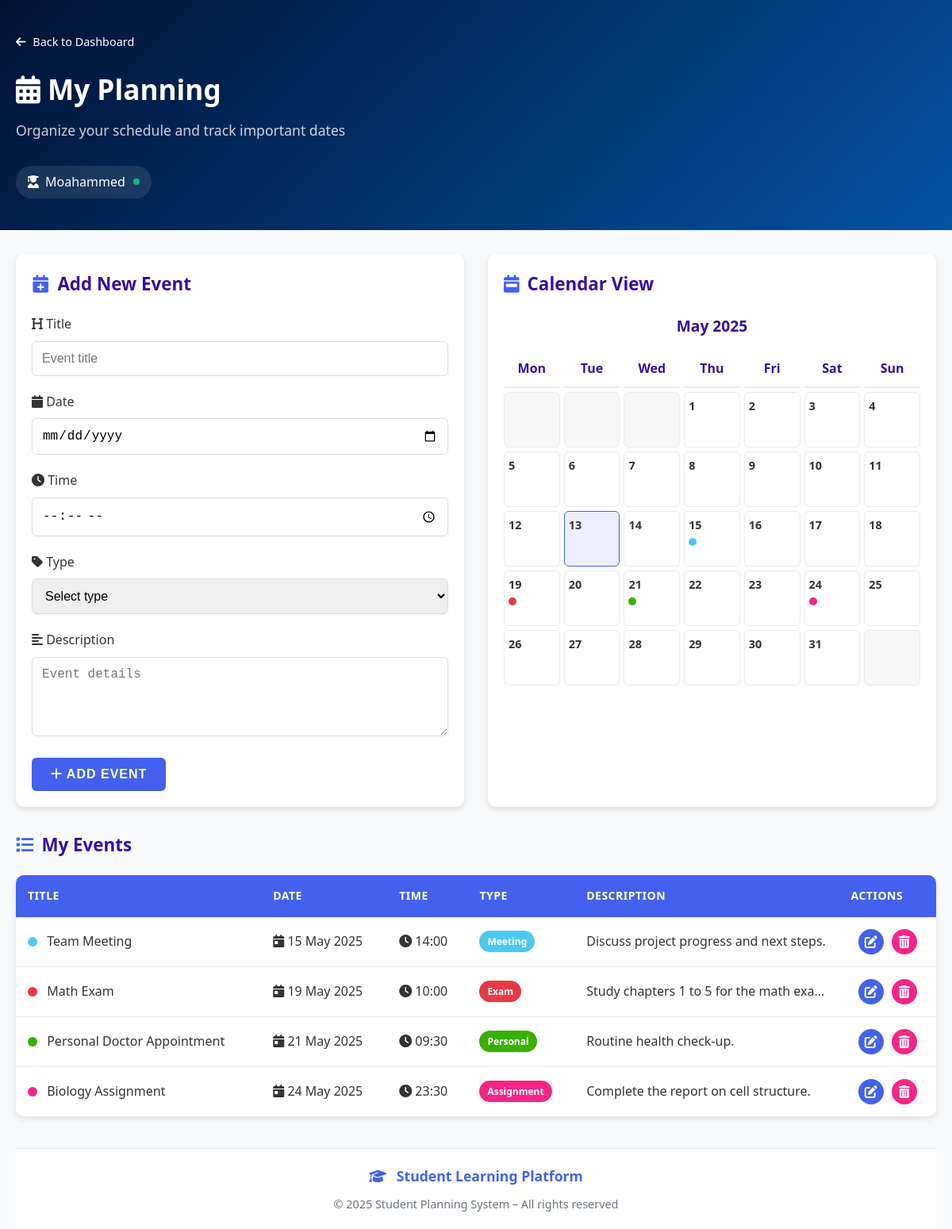
The app's page /student/planning/planning_student.php (signed in) with its own data.
### tables this page shows
CREATE TABLE `student` (
  `id` int(11) NOT NULL,
  `username` varchar(100) NOT NULL,
  `password` varchar(100) NOT NULL,
  `name` varchar(100) NOT NULL,
  `id_admin` int(11) NOT NULL
);

CREATE TABLE `planning` (
  `id` int(11) NOT NULL,
  `student_id` int(11) DEFAULT NULL,
  `event_title` varchar(100) DEFAULT NULL,
  `event_date` date DEFAULT NULL,
  `event_time` time DEFAULT NULL,
  `event_type` varchar(50) DEFAULT NULL,
  `event_description` text DEFAULT NULL
);

### student/planning/planning_student.php (the view, shortened to what this page needs)
<?php
include '../../config/connectiondb.php';
$student_id = $_SESSION['student_id'];
$today = date('Y-m-d');
$stmt = $conn->prepare("SELECT * FROM planning WHERE student_id = ? ORDER BY event_date, event_time");
$stmt->bind_param("i", $student_id);
$stmt->execute();
$result = $stmt->get_result();
$events = $result->fetch_all(MYSQLI_ASSOC);
$calendar_events = [];
foreach ($events as $event) {
    $date = $event['event_date'];
    if (!isset($calendar_events[$date])) {
        $calendar_events[$date] = [];
    }
    $calendar_events[$date][] = $event;
}
$stmt = $conn->prepare("SELECT name FROM student WHERE id = ?");
$stmt->bind_param("i", $student_id);
$stmt->execute();
$student_result = $stmt->get_result();
$student = $student_result->fetch_assoc();
$student_name = $student ? $student['name'] : $_SESSION['student_username'];
?>
<!DOCTYPE html>
<html lang="en">
<head>
    <link rel="stylesheet" href="https://cdnjs.cloudflare.com/ajax/libs/font-awesome/6.4.0/css/all.min.css">
    <link rel="stylesheet" href="../../assets/css/student/planning_style.css">
</head>
<body>
    <div class="header-banner">
        <div class="header-content">
            <a href="../student_dashboard.php" class="back-link">
                <i class="fas fa-arrow-left"></i> Back to Dashboard
            </a>
            <h1><i class="fas fa-calendar-alt"></i> My Planning</h1>
            <p class="subtitle">Organize your schedule and track important dates</p>
            <div class="user-status">
                <i class="fas fa-user-graduate"></i> <?php echo htmlspecialchars($student_name); ?>
                <span class="status-dot"></span>
            </div>
        </div>
    </div>
    <div class="container">
        <div class="dashboard-grid">
            <section class="section-header">
                <h3>
                    <i class="fas fa-calendar-plus"></i>
                    <?php echo isset($edit_event) ? 'Edit Event' : 'Add New Event'; ?>
                </h3>
                <form method="post">
                    <div class="form-group">
                        <label for="event_title"><i class="fas fa-heading"></i> Title</label>
                        <input type="text" id="event_title" name="event_title" class="form-control" placeholder="Event title" required
                            value="<?php echo isset($edit_event) ? htmlspecialchars($edit_event['event_title']) : ''; ?>">
                    </div>
                    <div class="form-group">
                        <label for="event_date"><i class="fas fa-calendar"></i> Date</label>
                        <input type="date" id="event_date" name="event_date" class="form-control" required
                            value="<?php echo isset($edit_event) ? $edit_event['event_date'] : ''; ?>">
                    </div>
                    <div class="form-group">
                        <label for="event_time"><i class="fas fa-clock"></i> Time</label>
                        <input type="time" id="event_time" name="event_time" class="form-control" required
                            value="<?php echo isset($edit_event) ? $edit_event['event_time'] : ''; ?>">
                    </div>
                    <div class="form-group">
                        <label for="event_type"><i class="fas fa-tag"></i> Type</label>
                        <select id="event_type" name="event_type" class="form-control" required>
                            <option value="" disabled selected>Select type</option>
                        </select>
                    </div>
                    <div class="form-group">
                        <label for="event_description"><i class="fas fa-align-left"></i> Description</label>
                        <textarea id="event_description" name="event_description" class="form-control" placeholder="Event details"><?php echo isset($edit_event) ? htmlspecialchars($edit_event['event_description']) : ''; ?></textarea>
                    </div>
                    <?php if (isset($edit_event)): ?>
                        <button type="submit" name="update_event" class="update-event-btn">
                            <i class="fas fa-save"></i> Update Event
                        </button>
                        <a href="planning_student.php" class="cancel-btn">
                            <i class="fas fa-times"></i> Cancel
                        </a>
                    <?php else: ?>
                        <button type="submit" name="add_event" class="add-event-btn">
                            <i class="fas fa-plus"></i> Add Event
                        </button>
                    <?php endif; ?>
                </form>
            </section>
            <section class="calendar-view">
                <h3><i class="fas fa-calendar-week"></i> Calendar View</h3>
                <div class="calendar-container">
                    <?php
                    $current_month = date('F Y');
                    $current_month_start = date('Y-m-01');
                    $current_month_end = date('Y-m-t');
                    ?>
                    <div class="calendar-header">
                        <h4><?php echo $current_month; ?></h4>
                    </div>
                    <div class="calendar-grid">
                        <div class="calendar-day-header">Mon</div>
                        <div class="calendar-day-header">Tue</div>
                        <div class="calendar-day-header">Wed</div>
                        <div class="calendar-day-header">Thu</div>
                        <div class="calendar-day-header">Fri</div>
                        <div class="calendar-day-header">Sat</div>
                        <div class="calendar-day-header">Sun</div>
                        <?php
                        $first_day_of_month = date('N', strtotime($current_month_start)) - 1;
                        $days_in_month = date('t', strtotime($current_month_start));
                        for ($i = 0; $i < $first_day_of_month; $i++) {
                            echo '<div class="calendar-day empty"></div>';
                        }
                        for ($day = 1; $day <= $days_in_month; $day++) {
                            $date = date('Y-m-d', strtotime("$current_month_start +".($day-1)." days"));
                            $is_today = ($date == $today) ? 'today' : '';
                            $has_events = isset($calendar_events[$date]) ? 'has-events' : '';
                            echo '<div class="calendar-day ' . $is_today . ' ' . $has_events . '">';
                            echo '<div class="calendar-date">' . $day . '</div>';
                            if (isset($calendar_events[$date])) {
                                echo '<div class="calendar-events">';
                                foreach ($calendar_events[$date] as $event) {
                                    $event_class = 'event-' . strtolower($event['event_type']);
                                    echo '<div class="calendar-event-dot ' . $event_class . '" title="' . htmlspecialchars($event['event_title']) . ' - ' . htmlspecialchars($event['event_time']) . '"></div>';
                                }
                                echo '</div>';
                            }
                            echo '</div>';
                        }
                        $last_day_of_month = date('N', strtotime($current_month_end));
                        for ($i = $last_day_of_month; $i < 7; $i++) {
                            echo '<div class="calendar-day empty"></div>';
                        }
                        ?>
                    </div>
                </div>
            </section>
        </div>
        <section class="event-list">
            <h3><i class="fas fa-list"></i> My Events</h3>
            <div class="table-container">
                <table>
                    <thead>
                        <tr>
                            <th>Title</th>
                            <th>Date</th>
                            <th>Time</th>
                            <th>Type</th>
                            <th>Description</th>
                            <th>Actions</th>
                        </tr>
                    </thead>
                    <tbody>
                    <?php if (count($events) > 0): ?>
                        <?php foreach ($events as $event): ?>
                            <tr class="<?php echo ($event['event_date'] == $today) ? 'today' : ''; ?>">
                                <td>
                                    <span class="event-type-indicator <?php echo 'event-' . strtolower($event['event_type']); ?>"></span>
                                    <?php echo htmlspecialchars($event['event_title']); ?>
                                </td>
                                <td>
                                    <i class="fas fa-calendar-day"></i>
                                    <?php echo date('d M Y', strtotime($event['event_date'])); ?>
                                </td>
                                <td>
                                    <i class="fas fa-clock"></i>
                                    <?php echo date('H:i', strtotime($event['event_time'])); ?>
                                </td>
                                <td>
                                    <span class="event-type <?php echo 'event-' . strtolower($event['event_type']); ?>">
                                        <?php echo ucfirst(htmlspecialchars($event['event_type'])); ?>
                                    </span>
                                </td>
                                <td class="event-description">
                                    <?php
                                    if (!empty($event['event_description'])) {
                                        echo htmlspecialchars($event['event_description']);
                                    } else {
                                        echo '<em class="no-description">No description</em>';
                                    }
                                    ?>
                                </td>
                                <td class="actions">
                                    <a href="?edit=<?php echo $event['id']; ?>" class="btn-edit" title="Edit">
                                        <i class="fas fa-edit"></i>
                                    </a>
                                    <a href="#" class="btn-delete" title="Delete"
                                      onclick="confirmDelete(<?php echo $event['id']; ?>, '<?php echo htmlspecialchars($event['event_title']); ?>')">
                                        <i class="fas fa-trash-alt"></i>
                                    </a>
                                </td>
                            </tr>
                        <?php endforeach; ?>
                    <?php endif; ?>
                    </tbody>
                </table>
            </div>
        </section>
        <footer class="footer">
            <div class="footer-content">
                <span class="footer-logo">
                    <i class="fas fa-graduation-cap"></i> Student Learning Platform
                </span>
                <p>© <?= date('Y') ?> Student Planning System – All rights reserved</p>
            </div>
        </footer>
    </div>
</body>
</html>

### records on screen
student: name "Moahammed"
planning: event_title "Team Meeting", event_date "15 May 2025", event_time "14:00", event_type "Meeting", event_description "Discuss project progress and next steps."
planning: event_title "Math Exam", event_date "19 May 2025", event_time "10:00", event_type "Exam", event_description "Study chapters 1 to 5 for the math exa…"
planning: event_title "Personal Doctor Appointment", event_date "21 May 2025", event_time "09:30", event_type "Personal", event_description "Routine health check-up."
planning: event_title "Biology Assignment", event_date "24 May 2025", event_time "23:30", event_type "Assignment", event_description "Complete the report on cell structure."
